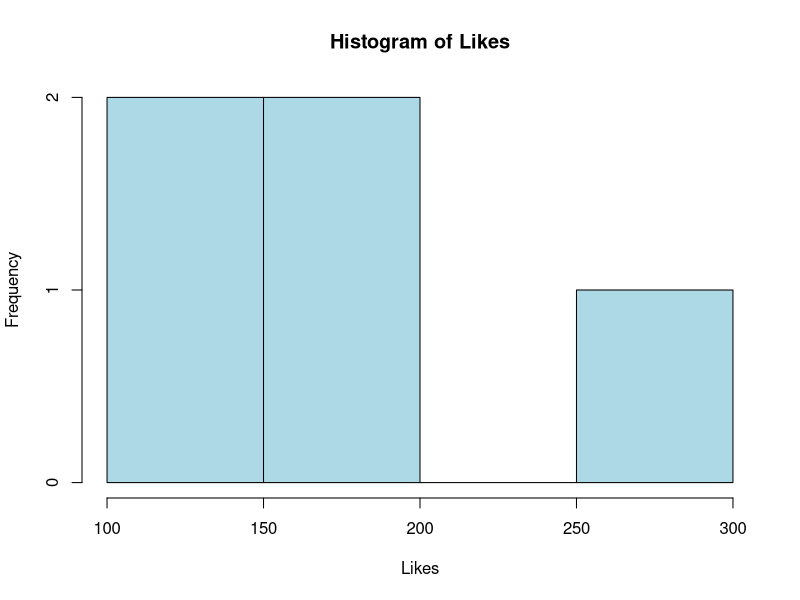
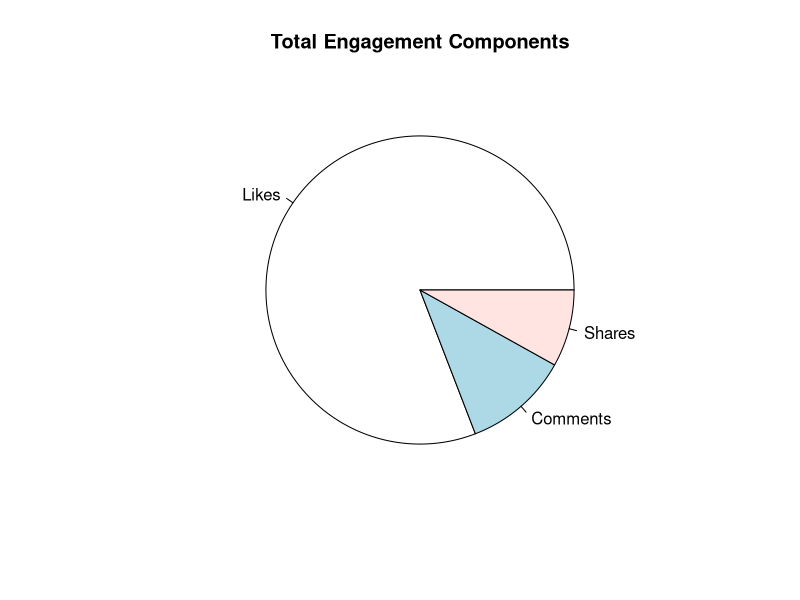
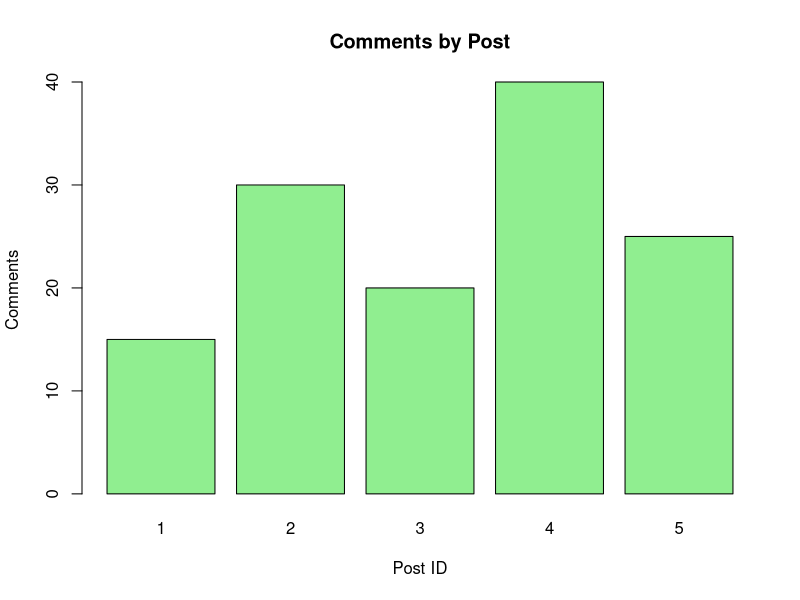
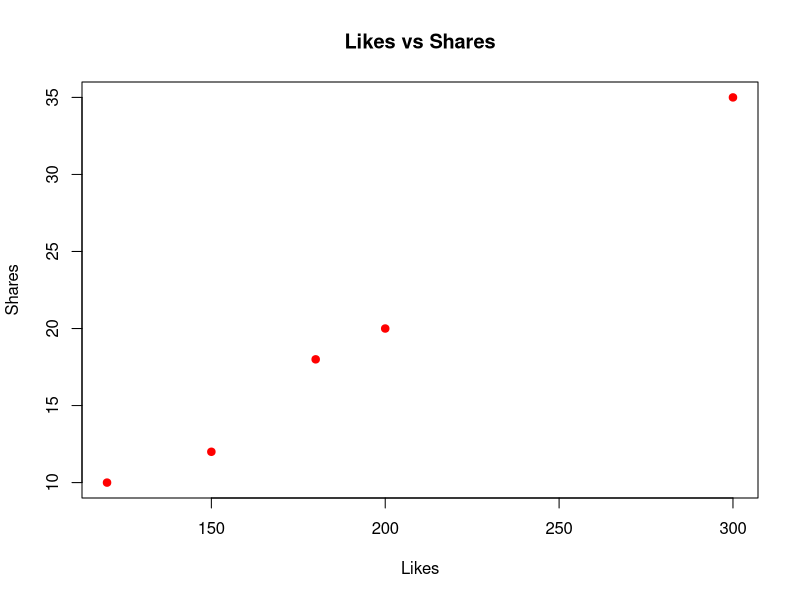

The R script that drew these images, in order:
post_id <- c(1,2,3,4,5)
likes <- c(120,200,150,300,180)
comments <- c(15,30,20,40,25)
shares <- c(10,20,12,35,18)

social_media <- data.frame(post_id, likes, comments, shares)
social_media


hist(social_media$likes,
     main="Histogram of Likes",
     xlab="Likes",
     col="lightblue",
     border="black")



engagement <- c(sum(social_media$likes),
                sum(social_media$comments),
                sum(social_media$shares))

labels <- c("Likes","Comments","Shares")

pie(engagement,
    labels=labels,
    main="Total Engagement Components")



barplot(social_media$comments,
        names.arg=social_media$post_id,
        main="Comments by Post",
        xlab="Post ID",
        ylab="Comments",
        col="lightgreen")


plot(social_media$likes,
     social_media$shares,
     main="Likes vs Shares",
     xlab="Likes",
     ylab="Shares",
     pch=19,
     col="red")
